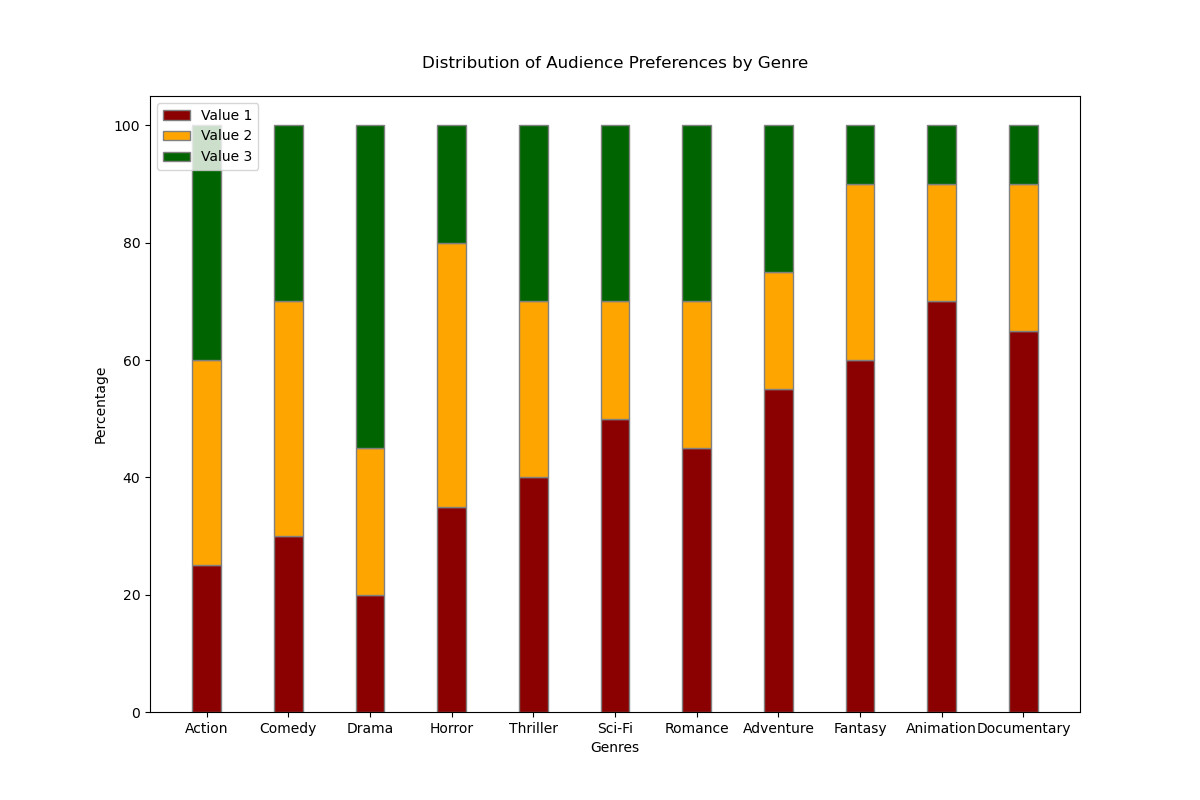

The script that drew this image:

import matplotlib.pyplot as plt
import numpy as np

# Data
categories = ["Action", "Comedy", "Drama", "Horror", "Thriller", "Sci-Fi", "Romance", "Adventure", "Fantasy", "Animation", "Documentary"]
value1 = [25, 30, 20, 35, 40, 50, 45, 55, 60, 70, 65]
value2 = [35, 40, 25, 45, 30, 20, 25, 20, 30, 20, 25]
value3 = [40, 30, 55, 20, 30, 30, 30, 25, 10, 10, 10]

# Create stacked bar chart
barWidth = 0.35
fig, ax = plt.subplots(figsize=(12, 8))

# Set position of bar on X axis
r = np.arange(len(categories))

# Make the plot
ax.bar(r, value1, color='#8b0000', edgecolor='grey', width=barWidth, label='Value 1')
ax.bar(r, value2, bottom=value1, color='#ffa500', edgecolor='grey', width=barWidth, label='Value 2')
ax.bar(r, value3, bottom=np.add(value1, value2), color='#006400', edgecolor='grey', width=barWidth, label='Value 3')

# Add labels
ax.set_ylabel('Percentage')
ax.set_xlabel('Genres')
ax.set_title('Distribution of Audience Preferences by Genre', pad=20)
ax.set_xticks(r)
ax.set_xticklabels(categories)
ax.legend(loc='upper left')

plt.show()
